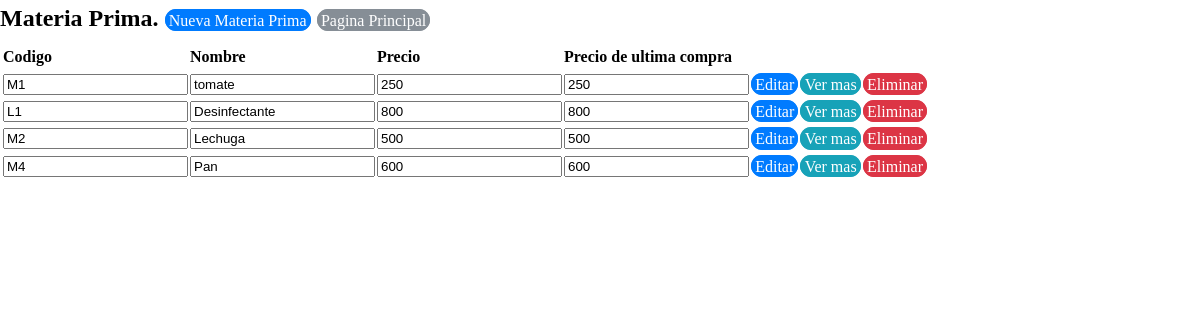
The app's page /view/registromateriaprima/RegistroMateriaPrima.php, older data.
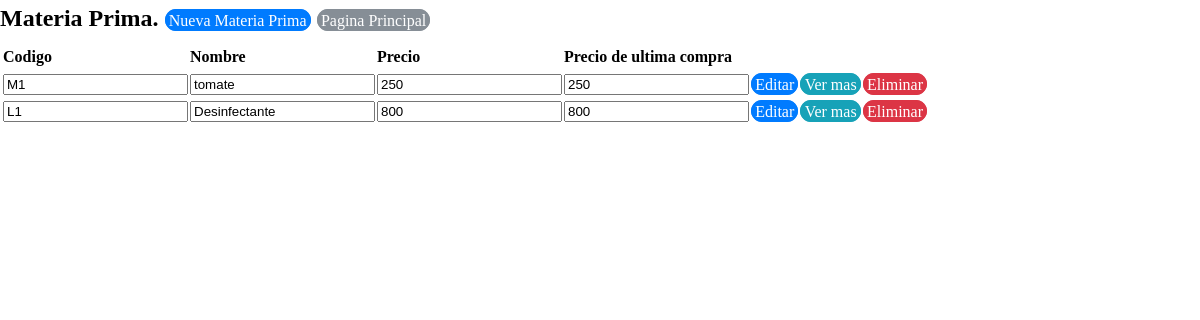
The same page, newer data.
### tables this page shows
CREATE TABLE `tbmateriasprimas` (
  `materiaprimaid` int(11) NOT NULL,
  `materiaprimacodigo` varchar(50) NOT NULL,
  `materiaprimanombre` varchar(50) NOT NULL,
  `materiaprimaprecio` varchar(50) NOT NULL,
  `materiaprimacantidad` varchar(50) NOT NULL,
  `tipomateriaprimaid` varchar(50) NOT NULL,
  `materiaprimaidestado` tinyint(1) NOT NULL,
  `ultimacompra` varchar(50) NOT NULL
);

### business/materiaprimabusiness/MateriaPrimaBusiness.php (called while the page is built, shortened)
<?php
class MateriaPrimaBusiness {
    private $DataMateriaPrima;
    public function MateriaPrimaBusiness() {
        require_once '../../data/datamateriaprima/DataMateriaPrima.php';
        $this->DataMateriaPrima = new DataMateriaPrima();
    }
    public function mostrarMateriaPrima() {
        return $this->DataMateriaPrima->mostrarMateriaPrima();
    }
}
?>

### data/datamateriaprima/DataMateriaPrima.php (called while the page is built, shortened)
<?php
class DataMateriaPrima {
    private $conexion;
    function DataMateriaPrima() {
        include_once '../../data/dbconexion/Conexion.php';
        $this->conexion = new Conexion();
    }
    public function mostrarMateriaPrima() {
        if ($this->conexion->crearConexion()->set_charset('utf8')) {
            $array = array();
            $mostrarmateriasprimas = $this->conexion->crearConexion()->query("SELECT *
              FROM tbmateriasprimas
              WHERE materiaprimaidestado=1;");
            $this->conexion->cerrarConexion();
            while ($resultado = $mostrarmateriasprimas->fetch_assoc()) {
                array_push($array, $resultado);
            }
            return $array;
        }
    }
}
?>

### data/dbconexion/Conexion.php (called while the page is built, shortened)
<?php
class Conexion {
    private $server;
    private $user;
    private $password;
    private $dbname;
    function Conexion(){
        $this->server = "localhost";
        $this->user = "root";
        $this->password = "";
        $this->dbname = "bdexpressdjb";
    }
    function crearConexion(){
        $this->conexion  = mysqli_connect($this->server,$this->user,$this->password,$this->dbname);
        return $this->conexion;
    }
}

### view/registromateriaprima/RegistroMateriaPrima.php (the view, shortened to what this page needs)
<!DOCTYPE html>
<head>
    <link rel="stylesheet" href="../../css/estilo.css">
    <?php
    include '../../business/materiaprimabusiness/MateriaPrimaBusiness.php';
    ?>
</head>
<body>
    <?php
    $materiaprimabusiness = new MateriaPrimaBusiness();
    $allBusiness = $materiaprimabusiness->mostrarMateriaPrima();
    ?>
    <h2>
        Materia Prima.
        <a href="?action=registrar" class="btn btn-primary" >Nueva Materia Prima</a>
        <a href="../ventanaprincipalview/VentanaPrincipalView.php" class="btn btn-secondary">Pagina Principal</a>
    </h2>
    <form  action="RegistroMateriaPrima.php" method="Post" >
        <table>
            <thead>
                <tr>
                    <th></th>
                    <th>Codigo</th>
                    <th>Nombre</th>
                    <th>Precio</th>
                    <th>Precio de ultima compra</th>
                </tr>
            </thead>
            <?php foreach ($allBusiness as $current): ?>
                <tr>
                    <td><input type="hidden" name="materiaprimaid" value="materiaprimaid"></td>
                    <td><input type="text" id="materiaprimacodigo" name="materiaprimacodigo" class="materiaprimacodigo" value="<?php echo $current['materiaprimacodigo']; ?>" readonly /> </td>
                    <td><input type="text" id="materiaprimanombre" name="materiaprimanombre" class="materiaprimanombre" value="<?php echo $current['materiaprimanombre']; ?>" readonly /> </td>
                    <td><input type="text" id="materiaprimaprecio" name="materiaprimaprecio" class="materiaprimaprecio" value="<?php echo $current['materiaprimaprecio']; ?>" readonly /> </td>
                    <td><input type="text" id="materiaprimaprecio" name="materiaprimaprecio" class="materiaprimaprecio" value="<?php echo $current['materiaprimaprecio']; ?>" readonly /> </td>
                    <td><a href="?action=editar&id=<?php echo $current['materiaprimaid']; ?> " class="btn btn-primary">Editar</a></td>
                    <td><a href="?action=ver&id=<?php echo $current['materiaprimaid']; ?> " class="btn btn-info">Ver mas</a></td>
                    <td><a href="?action=eliminar&id=<?php echo $current['materiaprimaid']; ?> " class="btn btn-danger">Eliminar</a></td>
                </tr>
            <?php endforeach ?>
        </table>
    </form>
</body>
</html>

### css/estilo.css (style rules this page uses)
body { margin: 0; font-family: verdana; font-size: 1rem; font-weight: normal; line-height: 1.5; color: black; background-color: window; }
h1, h2, h3, h4, h5, h6 { margin-top: 0; margin-bottom: .5rem; }
a { color: blue; text-decoration: none; background-color: transparent; -webkit-text-decoration-skip: objects; }
table { border-collapse: collapse; }
th { text-align: left; }
.btn { font-weight: normal; text-align: center; white-space: nowrap; vertical-align: middle; border: 1px solid transparent; padding: 0.1rem 0.2rem; font-size: 1rem; line-height: 1.5; border-radius: 0.70rem; transition: all 0.15s ease-in-out; }
.btn-primary { color: #fff; background-color: #007bff; border-color: #007bff; }
.btn-secondary { color: #fff; background-color: #868e96; border-color: #868e96; }
.btn-info { color: #fff; background-color: #17a2b8; border-color: #17a2b8; }
.btn-danger { color: #fff; background-color: #dc3545; border-color: #dc3545; }

Row changes from the older to the newer data that the page shows:
removed tbmateriasprimas: materiaprimacodigo "M2", materiaprimanombre "Lechuga", materiaprimaprecio "500"
removed tbmateriasprimas: materiaprimacodigo "M4", materiaprimanombre "Pan", materiaprimaprecio "600"
